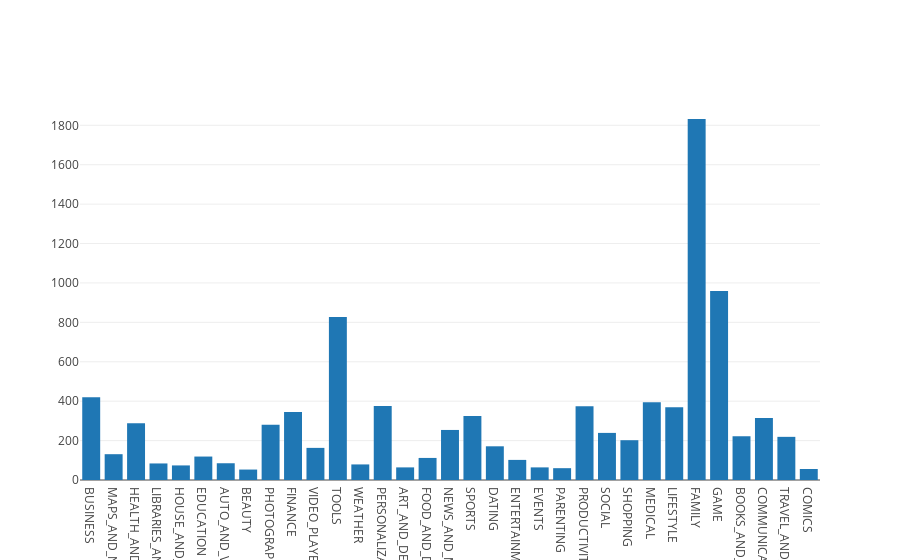

Source (notebook cell):
### Markdown cell above
## 4. Exploring app categories
<p>With more than 1 billion active users in 190 countries around the world, Google Play continues to be an important distribution platform to build a global audience. For businesses to get their apps in front of users, it's important to make them more quickly and easily discoverable on Google Play. To improve the overall search experience, Google has introduced the concept of grouping apps into categories.</p>
<p>This brings us to the following questions:</p>
<ul>
<li>Which category has the highest share of (active) apps in the market? </li>
<li>Is any specific category dominating the market?</li>
<li>Which categories have the fewest number of apps?</li>
</ul>
<p>We will see that there are <code>33</code> unique app categories present in our dataset. <em>Family</em> and <em>Game</em> apps have the highest market prevalence. Interestingly, <em>Tools</em>, <em>Business</em> and <em>Medical</em> apps are also at the top.</p>

### Code cell
import plotly
plotly.offline.init_notebook_mode(connected=True)
import plotly.graph_objs as go

# Print the total number of unique categories
new_apps= apps.drop_duplicates(subset='Category')
num_categories = len(new_apps['Category'])
print('Number of categories = ', num_categories)

# Count the number of apps in each 'Category'. 
num_apps_in_category = apps['Category'].value_counts(sort= False)

# Sort num_apps_in_category in descending order based on the count of apps in each category
sorted_num_apps_in_category = apps['Category'].value_counts(sort=True)
print(sorted_num_apps_in_category)
data = [go.Bar(
        x = num_apps_in_category.index, # index = category name
        y = num_apps_in_category.values, # value = count
)]

plotly.offline.iplot(data)

### Figure 1 — Plotly figure (JSON) as saved in the notebook; plotly's stock layout.template omitted (floating-point values rounded to 4 significant figures)
{"data": [{"type": "bar", "uid": "1908a183-6a71-4de4-bd27-3a9cdebab903", "x": ["BUSINESS", "MAPS_AND_NAVIGATION", "HEALTH_AND_FITNESS", "LIBRARIES_AND_DEMO", "HOUSE_AND_HOME", "EDUCATION", "AUTO_AND_VEHICLES", "BEAUTY", "PHOTOGRAPHY", "FINANCE", "VIDEO_PLAYERS", "TOOLS", "WEATHER", "PERSONALIZATION", "ART_AND_DESIGN", "FOOD_AND_DRINK", "NEWS_AND_MAGAZINES", "SPORTS", "DATING", "ENTERTAINMENT", "EVENTS", "PARENTING", "PRODUCTIVITY", "SOCIAL", "SHOPPING", "MEDICAL", "LIFESTYLE", "FAMILY", "GAME", "BOOKS_AND_REFERENCE", "COMMUNICATION", "TRAVEL_AND_LOCAL", "COMICS"], "y": [420, 131, 288, 84, 74, 119, 85, 53, 281, 345, 163, 827, 79, 376, 64, 112, 254, 325, 171, 102, 64, 60, 374, 239, 202, 395, 369, 1832, 959, 222, 315, 219, 56]}], "layout": {"autosize": true, "xaxis": {"autorange": true, "range": [-0.5, 32.5], "type": "category"}, "yaxis": {"autorange": true, "range": [0, 1928.0], "type": "linear"}}}
